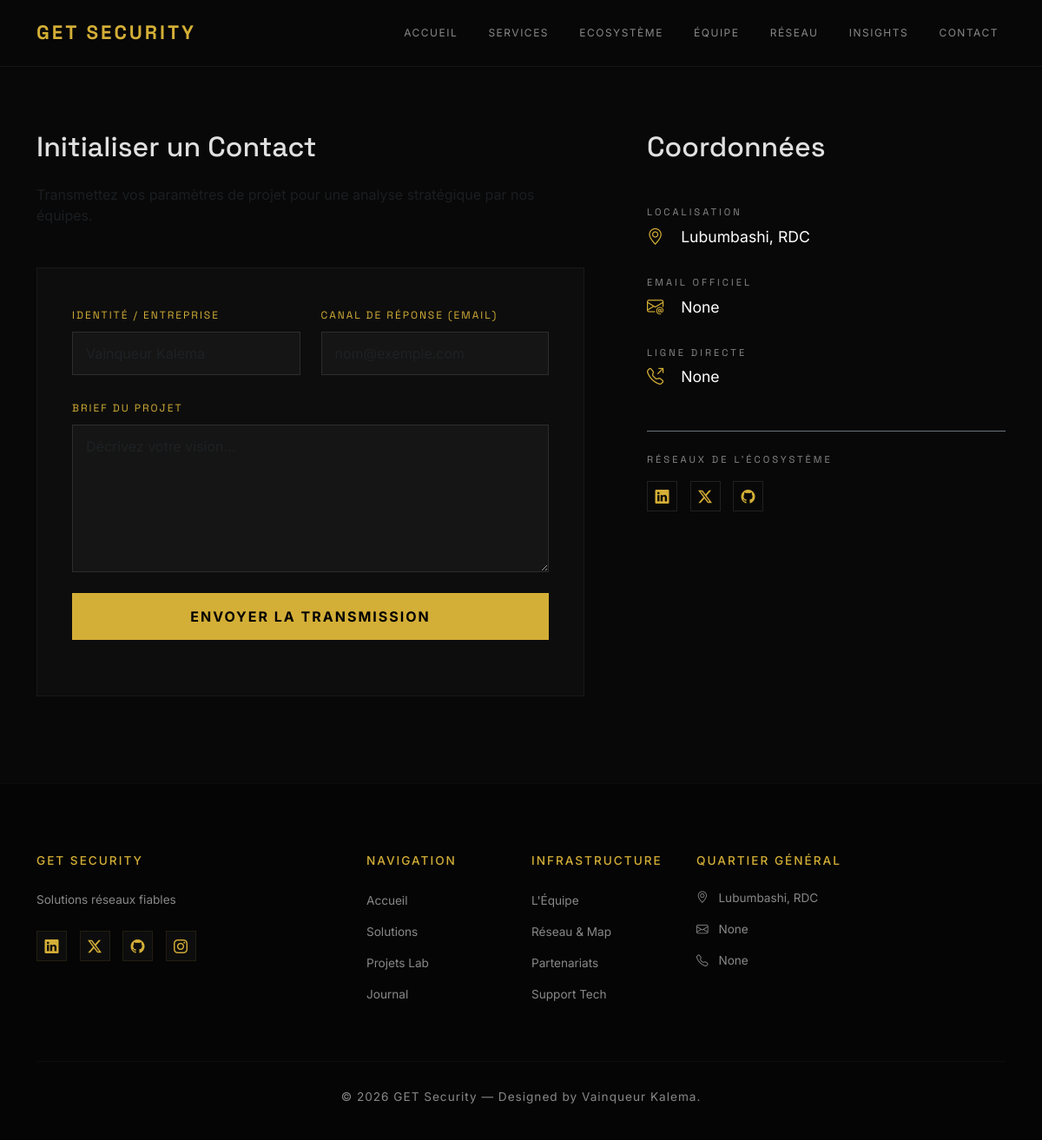
The app's page /contact with its own data.
### app/models.py (models this page shows)
class Configuration(db.Model):
    id = db.Column(db.Integer, primary_key=True, default=1)
    nom_entreprise = db.Column(db.String(100), default='GET Security')
    slogan = db.Column(db.String(200), default='Solutions réseaux fiables')
    hero_image = db.Column(db.String(200), default='hero.jpg')
    apropos = db.Column(db.Text)
    contact_email = db.Column(db.String(100))
    contact_telephone = db.Column(db.String(20))
    localisation = db.Column(db.String(200), default='Lubumbashi, RDC')
    @classmethod
    def get_singleton(cls):
        config = cls.query.get(1)
        if not config:
            config = cls(id=1)
            db.session.add(config)
            db.session.commit()
        return config

### app/routes.py (the view)
@bp.route('/contact', methods=['GET'])
def contact():
    return render_template('contact.html')

### app/templates/contact.html (shortened to what this page needs)
{% extends 'base.html' %}
{% block content %}
<div class="container contact-section">
    <div class="row g-5">
        <div class="col-lg-7 fade-in">
            <h2 class="section-title text-start mb-4">Initialiser un Contact</h2>
            <p class="text-muted mb-5">Transmettez vos paramètres de projet pour une analyse stratégique par nos équipes.</p>
            <div class="contact-card">
                <form id="contact-form" method="POST" action="https://formspree.io/f/xaqpnkek">
                    <div class="row">
                        <div class="col-md-6 mb-4">
                            <label for="nom" class="form-label">Identité / Entreprise</label>
                            <input type="text" class="form-control" id="nom" name="nom" placeholder="Vainqueur Kalema" required>
                        </div>
                        <div class="col-md-6 mb-4">
                            <label for="email" class="form-label">Canal de réponse (Email)</label>
                            <input type="email" class="form-control" id="email" name="email" placeholder="nom@exemple.com" required>
                        </div>
                    </div>
                    <div class="mb-4">
                        <label for="message" class="form-label">Brief du projet</label>
                        <textarea class="form-control" id="message" name="message" rows="6" placeholder="Décrivez votre vision..." required></textarea>
                    </div>
                    <button type="submit" class="btn-send">Envoyer la transmission</button>
                </form>
            </div>
        </div>
        <div class="col-lg-5 ps-lg-5 fade-in">
            <h2 class="section-title text-start mb-4">Coordonnées</h2>
            <div class="mt-5">
                <span class="info-label">Localisation</span>
                <span class="info-value"><i class="bi bi-geo-alt contact-icon"></i> {{ config.localisation }}</span>
                <span class="info-label">Email Officiel</span>
                <span class="info-value"><i class="bi bi-envelope-at contact-icon"></i> {{ config.contact_email }}</span>
                <span class="info-label">Ligne Directe</span>
                <span class="info-value"><i class="bi bi-telephone-outbound contact-icon"></i> {{ config.contact_telephone }}</span>
            </div>
            <div class="mt-5 pt-4 border-top border-secondary">
                <span class="info-label mb-3">Réseaux de l'écosystème</span>
                <div class="social-links">
                    <a href="#" class="social-links a" style="background: none; border: 1px solid rgba(255,255,255,0.1);"><i class="bi bi-linkedin"></i></a>
                    <a href="#" class="social-links a" style="background: none; border: 1px solid rgba(255,255,255,0.1);"><i class="bi bi-twitter-x"></i></a>
                    <a href="#" class="social-links a" style="background: none; border: 1px solid rgba(255,255,255,0.1);"><i class="bi bi-github"></i></a>
                </div>
            </div>
        </div>
    </div>
</div>
{% endblock %}

### app/templates/base.html (shortened to what this page needs)
<!DOCTYPE html>
<html lang="fr">
<head>
    <link href="https://cdn.jsdelivr.net/npm/bootstrap@5.3.0/dist/css/bootstrap.min.css" rel="stylesheet">
    <link rel="stylesheet" href="https://cdn.jsdelivr.net/npm/bootstrap-icons@1.11.3/font/bootstrap-icons.min.css">
</head>
<body>
    <nav class="navbar navbar-expand-lg navbar-dark fixed-top navbar-kairos">
        <div class="container">
            <a class="navbar-brand" href="{{ url_for('main.index') }}">
                {{ config.nom_entreprise|default('KAIROS') }}
            </a>
            <div class="collapse navbar-collapse" id="navbarNav">
                <ul class="navbar-nav ms-auto">
                    <li class="nav-item"><a class="nav-link" href="{{ url_for('main.index') }}">Accueil</a></li>
                    <li class="nav-item"><a class="nav-link" href="{{ url_for('main.services_list') }}">Services</a></li>
                    <li class="nav-item"><a class="nav-link" href="{{ url_for('main.projets_list') }}">Ecosystème</a></li>
                    <li class="nav-item"><a class="nav-link" href="{{ url_for('main.equipe_list') }}">Équipe</a></li>
                    <li class="nav-item"><a class="nav-link" href="{{ url_for('main.couverture') }}">Réseau</a></li>
                    <li class="nav-item"><a class="nav-link" href="{{ url_for('main.blog_list') }}">Insights</a></li>
                    <li class="nav-item"><a class="nav-link" href="{{ url_for('main.contact') }}">Contact</a></li>
                </ul>
            </div>
        </div>
    </nav>
    <main>
        {% block content %}{% endblock %}
    </main>
    <footer>
        <div class="container">
            <div class="row gy-5">
                <div class="col-lg-4">
                    <h5>{{ config.nom_entreprise|default('KAIROS') }}</h5>
                    <p style="max-width: 300px; line-height: 1.8;">
                        {{ config.slogan|default('L\'ingénierie logicielle au service de la vision stratégique.') }}
                    </p>
                    <div class="social-links mt-4">
                        <a href="#"><i class="bi bi-linkedin"></i></a>
                        <a href="#"><i class="bi bi-twitter-x"></i></a>
                        <a href="#"><i class="bi bi-github"></i></a>
                        <a href="#"><i class="bi bi-instagram"></i></a>
                    </div>
                </div>
                <div class="col-lg-2 col-md-6">
                    <h5>Navigation</h5>
                    <ul class="list-unstyled">
                        <li><a href="{{ url_for('main.index') }}">Accueil</a></li>
                        <li><a href="{{ url_for('main.services_list') }}">Solutions</a></li>
                        <li><a href="{{ url_for('main.projets_list') }}">Projets Lab</a></li>
                        <li><a href="{{ url_for('main.blog_list') }}">Journal</a></li>
                    </ul>
                </div>
                <div class="col-lg-2 col-md-6">
                    <h5>Infrastructure</h5>
                    <ul class="list-unstyled">
                        <li><a href="{{ url_for('main.equipe_list') }}">L'Équipe</a></li>
                        <li><a href="{{ url_for('main.couverture') }}">Réseau & Map</a></li>
                        <li><a href="{{ url_for('main.contact') }}">Partenariats</a></li>
                        <li><a href="#">Support Tech</a></li>
                    </ul>
                </div>
                <div class="col-lg-4">
                    <h5>Quartier Général</h5>
                    <p><i class="bi bi-geo-alt me-2 text-gold"></i> {{ config.localisation|default('Lubumbashi, Haut-Katanga') }}</p>
                    <p><i class="bi bi-envelope me-2 text-gold"></i> {{ config.contact_email|default('contact@kairos-dev.com') }}</p>
                    <p><i class="bi bi-telephone me-2 text-gold"></i> {{ config.contact_telephone|default('+243 ...') }}</p>
                </div>
            </div>
            <div class="text-center copyright">
                <p class="mb-0">&copy; 2026 {{ config.nom_entreprise }} — Designed by Vainqueur Kalema.</p>
            </div>
        </div>
    </footer>
</body>
</html>

### app/templates/base.html (style rules this page uses)
:root { --kairos-black: #080808; --kairos-dark: #121212; --kairos-gold: #D4AF37; --kairos-gold-glow: rgba(212, 175, 55, 0.3); --glass-bg: rgba(8, 8, 8, 0.85); --text-main: #E0E0E0; --text-muted: #888888; }
body { background-color: var(--kairos-black); color: var(--text-main); font-family: 'Inter', sans-serif; overflow-x: hidden; }
h1, h2, h3, .navbar-brand { font-family: 'Space Grotesk', sans-serif; }
.navbar-kairos { background: var(--glass-bg); backdrop-filter: blur(15px); -webkit-backdrop-filter: blur(15px); border-bottom: 1px solid rgba(255, 255, 255, 0.05); padding: 1rem 0; transition: all 0.3s ease; z-index: 1050; }
.navbar-brand { font-weight: 700; letter-spacing: 3px; text-transform: uppercase; color: var(--kairos-gold) !important; font-size: 1.4rem; }
.nav-link { font-weight: 400; font-size: 0.75rem; text-transform: uppercase; letter-spacing: 1.5px; color: var(--text-muted) !important; margin-left: 1.2rem; transition: 0.3s ease; }
main { min-height: 80vh; }
footer { background-color: #050505; border-top: 1px solid rgba(255, 255, 255, 0.03); padding-top: 80px; padding-bottom: 40px; }
footer h5 { color: var(--kairos-gold); font-size: 0.85rem; text-transform: uppercase; letter-spacing: 2px; margin-bottom: 1.5rem; }
footer p, footer li a { color: var(--text-muted); text-decoration: none; font-size: 0.85rem; transition: 0.3s; }
footer li { margin-bottom: 12px; }
.social-links a { display: inline-block; width: 35px; height: 35px; line-height: 35px; background: rgba(255,255,255,0.03); border-radius: 0; text-align: center; margin-right: 10px; color: var(--kairos-gold); transition: 0.4s; border: 1px solid rgba(212, 175, 55, 0.1); }
.copyright { border-top: 1px solid rgba(255, 255, 255, 0.03); padding-top: 30px; margin-top: 50px; color: #444; font-size: 0.75rem; letter-spacing: 1px; }

### app/templates/contact.html (style rules this page uses)
.contact-section { padding-top: 150px; padding-bottom: 100px; }
.contact-card { background: rgba(255, 255, 255, 0.02); border: 1px solid rgba(255, 255, 255, 0.05); padding: 40px; transition: 0.4s; }
.form-label { font-family: 'Space Grotesk', sans-serif; text-transform: uppercase; font-size: 0.75rem; letter-spacing: 2px; color: var(--kairos-gold); margin-bottom: 10px; }
.form-control { background: rgba(255, 255, 255, 0.03); border: 1px solid rgba(255, 255, 255, 0.1); border-radius: 0; color: #fff; padding: 12px 15px; transition: 0.3s; }
.info-label { font-family: 'Space Grotesk', sans-serif; text-transform: uppercase; font-size: 0.7rem; letter-spacing: 3px; color: var(--text-muted); display: block; margin-bottom: 5px; }
.info-value { font-size: 1.1rem; margin-bottom: 30px; display: block; color: #fff; }
.contact-icon { color: var(--kairos-gold); margin-right: 15px; font-size: 1.2rem; }
.btn-send { background: var(--kairos-gold); color: #000; border: none; border-radius: 0; padding: 15px 40px; font-weight: 700; text-transform: uppercase; letter-spacing: 2px; width: 100%; transition: 0.4s; }

### records on screen
Configuration: nom_entreprise "GET SECURITY", localisation "Lubumbashi, RDC", contact_email "None", contact_telephone "None", slogan "Solutions réseaux fiables", nom_entreprise "GET Security"
